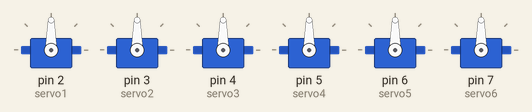
Bench run of a sketch on a simulated Arduino Uno, built with avr-gcc and run on an emulated ATmega328P. Shown: 6 × servo.

Above: at 0.1 s.
At 3.25 s:
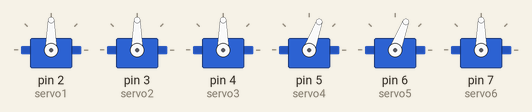
At 3.6 s:
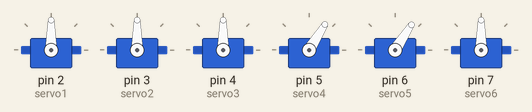
At 6.45 s:
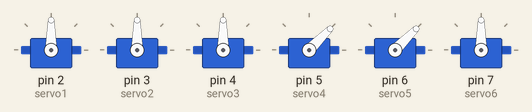
Timing chart, 0 to 8.4 s (numbered marks = the images above):
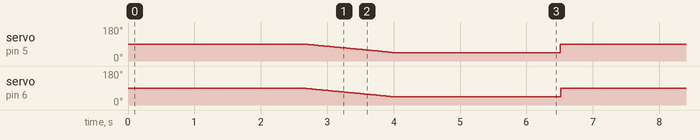

Measured:
- by itself, servo on pin 5 (servo4), servo on pin 6 (servo5): ramps from 90° to 45° and jumps back, once every 6.4 s

The sketch:

start_pozition.ino
```cpp
#include <Servo.h>


Servo servo1, servo2, servo3,servo4,servo5,servo6;

int S4_pos, S5_pos;

void setup() {
  // put Learm to initial pozition
  servo1.attach(2);
  servo2.attach(3);
  servo3.attach(4);
  servo4.attach(5);
  servo5.attach(6);
  servo6.attach(7);

  start_pozition();

}
//++++++++++++++++++++++++ loop
void loop() {
  // put your main code here, to run repeatedly:
  start_pozition();
  delay(2500);
  sit_down_pozition (90,90);
  delay(2500);


}//loop
//++++++++++++++++++++++++++++++++++ start
// А вообще, на будущее, надо чтобы сначала считывала текущую позицию и
// и на основании этого вычисляла количество шагов, чтобы было плавное
// позиционирование в начальную позицию.
void start_pozition()
{
  servo1.write(90);
  delay(10);
  servo2.write(90);
  delay(10);
  servo3.write(90);
  delay(10);
  servo4.write(90);
  delay(10);
  servo5.write(90);
  delay(10);
  servo6.write(90);
  delay(10);

}//start_pozition
//+++++++++++++++++++++++++++ sit_down
//Присаживаем. Предположительно из начальной позиции
void sit_down_pozition(int s4_pos, int s5_pos)
{
  int i;


  for (int i = 0; i <= 44; i++) {
    s5_pos -= 1; s4_pos -= 1;
    servo5.write(s5_pos);
    delay(15);
    servo4.write(s4_pos);
    delay(15);

  }

}//sit_down_pozition(
//+++++++++++++++++++++++++++++++++++
  /* Прибавляем градус по 1 45 раз.
  Предполагается, что встаем из сидячего положения
  */
void stand_up_pozition(int s4_pos, int s5_pos)
{
  int i;


  for (int i = 0; i <= 44; i++) {
    s5_pos += 1; s4_pos += 1;
    servo5.write(s5_pos);
    delay(15);
    servo4.write(s4_pos);
    delay(15);
  }

}//stand_up_pozition
```
